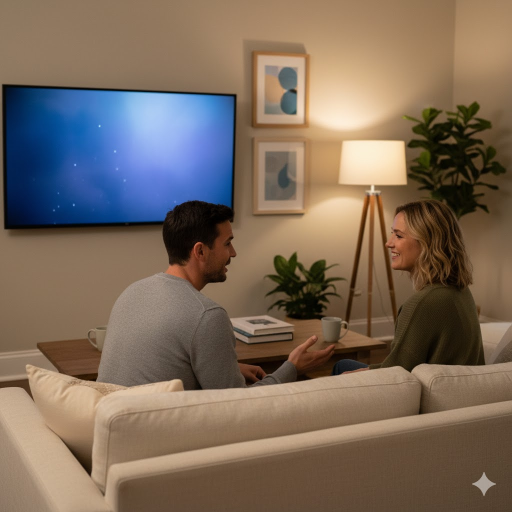
#> input picture examples/living_room.jpg, 1024 x 1024 px (shown at 1/2 size)
$ python debug_detection.py   (older library calls are emulated)
#> lines starting #> are read from the running program, lines starting #| are printed output that depends on the picture; after the words box and inside, x2 and y2 are one past the last pixel; in counts of white or black regions, pixels touching at a corner belong together
### src/detectors.py
"""Protected content detection: faces, text, people, and objects."""

import cv2
import numpy as np
from typing import Dict, List, Tuple, Optional
from pathlib import Path

from .config import (
    FACE_CONF_THRESHOLD,
    TEXT_CONF_THRESHOLD,
    OBJECT_CONF_THRESHOLD,
    PADDING_PX,
    PADDING_PCT,
)


class ProtectedContentDetector:
    """Detects and masks protected content (faces, text, people) in images."""

    def __init__(self, device: str = "cpu"):
        """
        Initialize detectors.

        Args:
            device: 'cpu' or 'cuda'
        """
        self.device = device
        self._init_detectors()

    def _init_detectors(self):
        """Initialize all detection models."""
        # Face detection - using OpenCV Haar Cascade as fallback
        face_cascade_path = cv2.data.haarcascades + 'haarcascade_frontalface_default.xml'
        self.face_detector = cv2.CascadeClassifier(face_cascade_path)

        # Text detection - using OpenCV EAST or simple edge detection
        # For production, use: DB++, CRAFT, or PaddleOCR with PaddlePaddle
        self.text_detector = None  # Placeholder - will use EAST or edge-based

        # People segmentation - placeholder for now
        # For production: use DeepLabv3 or SegFormer from torchvision
        self.person_segmentor = None

        print("✓ Protected content detectors initialized (basic fallback mode)")

    def detect(self, image: np.ndarray, padding_px: Optional[int] = None) -> Dict[str, np.ndarray]:
        """
        Detect all protected content and return combined mask.

        Args:
            image: Input image (H, W, 3) BGR
            padding_px: Padding to apply around detected regions (default from config)

        Returns:
            Dict with keys:
                - 'combined_mask': Binary mask (H, W) uint8, 255=protected
                - 'faces_mask': Face regions mask
                - 'text_mask': Text regions mask
                - 'people_mask': People regions mask
                - 'bboxes': List of (x, y, w, h, class_name, confidence)
        """
        H, W = image.shape[:2]
        padding = padding_px or max(PADDING_PX, int(min(H, W) * PADDING_PCT))

        # Initialize masks
        combined_mask = np.zeros((H, W), dtype=np.uint8)
        faces_mask = np.zeros((H, W), dtype=np.uint8)
        text_mask = np.zeros((H, W), dtype=np.uint8)
        people_mask = np.zeros((H, W), dtype=np.uint8)

        bboxes = []

        # 1. Detect faces
        faces = self._detect_faces(image)
        for (x, y, w, h, conf) in faces:
            if conf >= FACE_CONF_THRESHOLD:
                faces_mask = self._add_bbox_to_mask(faces_mask, x, y, w, h, padding)
                bboxes.append((x, y, w, h, 'face', conf))

        # 2. Detect text regions
        text_boxes = self._detect_text(image)
        for (x, y, w, h, conf) in text_boxes:
            if conf >= TEXT_CONF_THRESHOLD:
                text_mask = self._add_bbox_to_mask(text_mask, x, y, w, h, padding)
                bboxes.append((x, y, w, h, 'text', conf))

        # 3. Detect people (optional, resource-intensive)
        # For now, skip or use simple background subtraction

        # Combine all masks
        combined_mask = cv2.bitwise_or(combined_mask, faces_mask)
        combined_mask = cv2.bitwise_or(combined_mask, text_mask)
        combined_mask = cv2.bitwise_or(combined_mask, people_mask)

        return {
            'combined_mask': combined_mask,
            'faces_mask': faces_mask,
            'text_mask': text_mask,
            'people_mask': people_mask,
            'bboxes': bboxes,
        }

    def _detect_faces(self, image: np.ndarray) -> List[Tuple[int, int, int, int, float]]:
        """
        Detect faces using Haar Cascade (basic fallback).

        Returns:
            List of (x, y, w, h, confidence)
        """
        gray = cv2.cvtColor(image, cv2.COLOR_BGR2GRAY)
        faces = self.face_detector.detectMultiScale(
            gray,
            scaleFactor=1.1,
            minNeighbors=5,
            minSize=(30, 30)
        )

        # Haar doesn't provide confidence, use fixed value
        return [(x, y, w, h, 0.9) for (x, y, w, h) in faces]

    def _detect_text(self, image: np.ndarray) -> List[Tuple[int, int, int, int, float]]:
        """
        Detect text regions using edge-based heuristic (basic fallback).
        For production: use EAST, DB++, or PaddleOCR.

        Returns:
            List of (x, y, w, h, confidence)
        """
        gray = cv2.cvtColor(image, cv2.COLOR_BGR2GRAY)

        # Apply edge detection
        edges = cv2.Canny(gray, 50, 150)

        # Dilate to connect text components
        kernel = cv2.getStructuringElement(cv2.MORPH_RECT, (15, 3))
        dilated = cv2.dilate(edges, kernel, iterations=1)

        # Find contours
        contours, _ = cv2.findContours(dilated, cv2.RETR_EXTERNAL, cv2.CHAIN_APPROX_SIMPLE)

        text_boxes = []
        for cnt in contours:
            x, y, w, h = cv2.boundingRect(cnt)
            # Filter by aspect ratio and size (heuristic for text)
            aspect_ratio = w / (h + 1e-5)
            area = w * h
            if 2 < aspect_ratio < 15 and 500 < area < 50000:
                text_boxes.append((x, y, w, h, 0.7))  # Fixed confidence

        return text_boxes

    def _add_bbox_to_mask(
        self,
        mask: np.ndarray,
        x: int,
        y: int,
        w: int,
        h: int,
        padding: int
    ) -> np.ndarray:
        """
        Add bounding box to mask with padding.

        Args:
            mask: Binary mask to update
            x, y, w, h: Bounding box coordinates
            padding: Padding in pixels

        Returns:
            Updated mask
        """
        H, W = mask.shape
        x1 = max(0, x - padding)
        y1 = max(0, y - padding)
        x2 = min(W, x + w + padding)
        y2 = min(H, y + h + padding)

        mask[y1:y2, x1:x2] = 255
        return mask


# [19 lines left out: function test_detector, not called in this run]


# [2 lines that do not run on import are left out]

### src/context_detector.py
"""
Context-aware surface detection for natural ad placement.

Detects surfaces where ads would naturally appear in real life:
- TV/monitor screens
- Wall poster areas
- Billboard spaces
- Bus/vehicle sides
- Store windows
- Picture frames
"""

import cv2
import numpy as np
from typing import List, Tuple, Dict, Optional
from dataclasses import dataclass


@dataclass
class AdSurface:
    """A detected surface suitable for ad placement."""
    x: int
    y: int
    w: int
    h: int
    type: str  # 'screen', 'wall_poster', 'billboard', 'vehicle', 'frame', 'window'
    confidence: float
    corners: Optional[np.ndarray] = None  # For perspective correction


class ContextDetector:
    """Detect natural ad placement surfaces in images."""

    def __init__(self, verbose: bool = False):
        """
        Initialize context detector.

        Args:
            verbose: Whether to print detection info
        """
        self.verbose = verbose

        if self.verbose:
            print("✓ Context detector initialized")

    def detect_surfaces(self, image: np.ndarray) -> List[AdSurface]:
        """
        Detect all ad-friendly surfaces in the image.

        Args:
            image: Input image (H, W, 3) BGR

        Returns:
            List of detected AdSurface objects, sorted by confidence
        """
        H, W = image.shape[:2]
        surfaces = []

        # 1. Detect screens (TVs, monitors) - blue rectangular glowing regions
        surfaces.extend(self._detect_screens(image))

        # 2. Detect wall poster areas - rectangular regions on walls
        surfaces.extend(self._detect_wall_posters(image))

        # 3. Detect picture frames - rectangular frames on walls
        surfaces.extend(self._detect_frames(image))

        # 4. Detect billboards/signs - large rectangular outdoor surfaces
        surfaces.extend(self._detect_billboards(image))

        # 5. Detect vehicle sides - large flat surfaces (buses, trucks)
        surfaces.extend(self._detect_vehicles(image))

        # Sort by confidence
        surfaces.sort(key=lambda s: s.confidence, reverse=True)

        if self.verbose:
            print(f"  Detected {len(surfaces)} ad-friendly surfaces")
            for s in surfaces[:5]:
                print(f"    {s.type}: ({s.x}, {s.y}, {s.w}x{s.h}) conf={s.confidence:.2f}")

        return surfaces

    def _detect_screens(self, image: np.ndarray) -> List[AdSurface]:
        """
        Detect TV/monitor screens - typically rectangular with blue/bright glow.

        Strategy:
        1. Find bright, blue-ish regions
        2. Look for rectangular contours with aspect ratio 16:9 or 4:3
        3. Check for uniform color (screen content)
        """
        H, W = image.shape[:2]
        surfaces = []

        # Convert to HSV for color detection
        hsv = cv2.cvtColor(image, cv2.COLOR_BGR2HSV)

        # Detect blue screens (H: 100-130, S: 50-255, V: 100-255)
        lower_blue = np.array([100, 50, 100])
        upper_blue = np.array([130, 255, 255])
        blue_mask = cv2.inRange(hsv, lower_blue, upper_blue)

        # Also detect bright regions (any color, high value)
        _, _, v = cv2.split(hsv)
        bright_mask = cv2.threshold(v, 150, 255, cv2.THRESH_BINARY)[1]

        # Combine masks
        screen_mask = cv2.bitwise_or(blue_mask, bright_mask)

        # Morphological operations to clean up
        kernel = cv2.getStructuringElement(cv2.MORPH_RECT, (20, 20))
        screen_mask = cv2.morphologyEx(screen_mask, cv2.MORPH_CLOSE, kernel)
        screen_mask = cv2.morphologyEx(screen_mask, cv2.MORPH_OPEN, kernel)

        # Find contours
        contours, _ = cv2.findContours(screen_mask, cv2.RETR_EXTERNAL, cv2.CHAIN_APPROX_SIMPLE)

        for cnt in contours:
            # Get bounding box
            x, y, w, h = cv2.boundingRect(cnt)
            area = w * h

            # Filter by size (screens are usually 5-40% of image)
            if area < W * H * 0.05 or area > W * H * 0.4:
                continue

            # Check aspect ratio (typical screens: 16:9, 4:3, 21:9)
            aspect = w / h
            if not (1.2 < aspect < 2.5):
                continue

            # Check rectangularity (contour area vs bounding box area)
            contour_area = cv2.contourArea(cnt)
            rectangularity = contour_area / area if area > 0 else 0
            if rectangularity < 0.8:
                continue

            # Get corner points for perspective correction
            epsilon = 0.02 * cv2.arcLength(cnt, True)
            approx = cv2.approxPolyDP(cnt, epsilon, True)

            # Calculate confidence based on features
            confidence = 0.7  # Base confidence for screens

            # Bonus for blue color (typical TV standby/screensaver)
            roi = image[y:y+h, x:x+w]
            roi_hsv = cv2.cvtColor(roi, cv2.COLOR_BGR2HSV)
            blue_pixels = cv2.inRange(roi_hsv, lower_blue, upper_blue)
            blue_ratio = np.sum(blue_pixels > 0) / (w * h)
            if blue_ratio > 0.5:
                confidence += 0.2

            # Bonus for high rectangularity
            confidence += rectangularity * 0.1

            surfaces.append(AdSurface(
                x=x, y=y, w=w, h=h,
                type='screen',
                confidence=min(confidence, 1.0),
                corners=approx if len(approx) == 4 else None
            ))

        return surfaces

    def _detect_wall_posters(self, image: np.ndarray) -> List[AdSurface]:
        """
        Detect wall areas suitable for posters.

        Strategy:
        1. Find large uniform regions (walls)
        2. Look for rectangular empty areas on walls
        3. Check for vertical orientation and good lighting
        """
        H, W = image.shape[:2]
        surfaces = []

        # Convert to LAB for better uniformity detection
        lab = cv2.cvtColor(image, cv2.COLOR_BGR2LAB)
        l, a, b = cv2.split(lab)

        # Find uniform regions (low gradient)
        grad_x = cv2.Sobel(l, cv2.CV_64F, 1, 0, ksize=3)
        grad_y = cv2.Sobel(l, cv2.CV_64F, 0, 1, ksize=3)
        gradient_mag = np.sqrt(grad_x**2 + grad_y**2)

        # Threshold to find uniform areas
        uniform_mask = (gradient_mag < 20).astype(np.uint8) * 255

        # Morphological operations
        kernel = cv2.getStructuringElement(cv2.MORPH_RECT, (30, 30))
        uniform_mask = cv2.morphologyEx(uniform_mask, cv2.MORPH_CLOSE, kernel)

        # Find contours of uniform regions
        contours, _ = cv2.findContours(uniform_mask, cv2.RETR_EXTERNAL, cv2.CHAIN_APPROX_SIMPLE)

        for cnt in contours:
            x, y, w, h = cv2.boundingRect(cnt)
            area = w * h

            # Filter by size (walls are usually large)
            if area < W * H * 0.15:
                continue

            # Check if it's in the upper-middle part of image (typical wall location)
            center_y = y + h / 2
            if center_y > H * 0.7:  # Skip floor regions
                continue

            # Create candidate poster areas within this uniform region
            # Typical poster sizes: portrait or landscape rectangles
            poster_sizes = [
                (w * 0.15, h * 0.25),  # Small portrait
                (w * 0.20, h * 0.30),  # Medium portrait
                (w * 0.25, h * 0.15),  # Small landscape
                (w * 0.30, h * 0.20),  # Medium landscape
            ]

            for pw, ph in poster_sizes:
                pw, ph = int(pw), int(ph)

                # Try different positions within the uniform region
                positions = [
                    (x + w * 0.1, y + h * 0.2),   # Upper left
                    (x + w * 0.5, y + h * 0.2),   # Upper center
                    (x + w * 0.7, y + h * 0.2),   # Upper right
                    (x + w * 0.3, y + h * 0.4),   # Middle left
                    (x + w * 0.6, y + h * 0.4),   # Middle right
                ]

                for px, py in positions:
                    px, py = int(px), int(py)

                    # Check bounds
                    if px + pw > x + w or py + ph > y + h:
                        continue

                    # Check if this area is also uniform (good for poster)
                    roi_uniform = uniform_mask[py:py+ph, px:px+pw]
                    uniformity = np.mean(roi_uniform) / 255.0

                    if uniformity < 0.7:
                        continue

                    confidence = 0.5 + uniformity * 0.3

                    surfaces.append(AdSurface(
                        x=px, y=py, w=pw, h=ph,
                        type='wall_poster',
                        confidence=confidence
                    ))

        return surfaces

    def _detect_frames(self, image: np.ndarray) -> List[AdSurface]:
        """
        Detect picture frames on walls - rectangular bordered regions.

        Strategy:
        1. Find rectangular contours with borders
        2. Check for frame-like appearance (border + content)
        """
        H, W = image.shape[:2]
        surfaces = []

        gray = cv2.cvtColor(image, cv2.COLOR_BGR2GRAY)

        # Edge detection
        edges = cv2.Canny(gray, 50, 150)

        # Find contours
        contours, _ = cv2.findContours(edges, cv2.RETR_EXTERNAL, cv2.CHAIN_APPROX_SIMPLE)

        for cnt in contours:
            # Approximate to polygon
            epsilon = 0.02 * cv2.arcLength(cnt, True)
            approx = cv2.approxPolyDP(cnt, epsilon, True)

            # Check if it's a rectangle (4 corners)
            if len(approx) != 4:
                continue

            x, y, w, h = cv2.boundingRect(approx)
            area = w * h

            # Filter by size (frames are usually 2-15% of image)
            if area < W * H * 0.02 or area > W * H * 0.15:
                continue

            # Check aspect ratio (common frame ratios)
            aspect = w / h
            if not (0.7 < aspect < 1.5):  # Portrait or square frames
                continue

            # Check if on wall (upper part of image)
            center_y = y + h / 2
            if center_y > H * 0.65:
                continue

            confidence = 0.6

            surfaces.append(AdSurface(
                x=x, y=y, w=w, h=h,
                type='frame',
                confidence=confidence,
                corners=approx
            ))

        return surfaces

    def _detect_billboards(self, image: np.ndarray) -> List[AdSurface]:
        """
        Detect billboard/sign surfaces - large rectangular outdoor surfaces.
        """
        # For indoor scenes, skip billboard detection
        # This would be more relevant for outdoor images
        return []

    def _detect_vehicles(self, image: np.ndarray) -> List[AdSurface]:
        """
        Detect vehicle sides (buses, trucks) - large flat surfaces for ads.
        """
        # This would require object detection
        # Skip for now in heuristic mode
        return []

    # [84 lines left out: functions visualize_surfaces, test_context_detector, not called in this run]


# [2 lines that do not run on import are left out]

### debug_detection.py
"""Debug: visualize what's being detected."""
import cv2
import numpy as np
from src.detectors import ProtectedContentDetector
from src.context_detector import ContextDetector

# Load image
image = cv2.imread('examples/living_room.jpg')
#> image is the input picture: shape (1024, 1024, 3); mean B, G, R 91.7, 106.5, 123.5

# Detect protected content
detector = ProtectedContentDetector()
detection = detector.detect(image)
#> in _detect_faces, `gray = cv2.cvtColor(image, cv2.COLOR_BGR2GRAY)`:
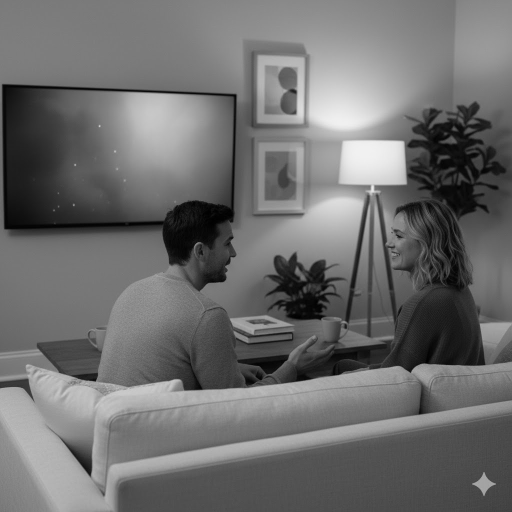
#> gray: shape (1024, 1024) (shown at 1/2 size); min 0, max 242, mean 109.8
#> in _detect_faces, `faces = self.face_detector.detectMultiScale( gray, scaleFactor=1.1, mi..`: faces = ()
#> in detect, `faces = self._detect_faces(image)`: faces = []
#> in _detect_text, `edges = cv2.Canny(gray, 50, 150)`:
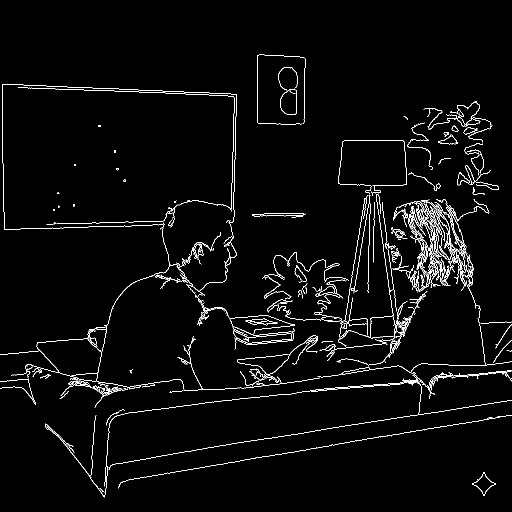
#> edges: shape (1024, 1024) (shown at 1/2 size); 2.7% white in thin lines or dots, all inside (x1, y1, x2, y2) = (0, 109, 1024, 995)
#> in _detect_text, `dilated = cv2.dilate(edges, kernel, iterations=1)`:
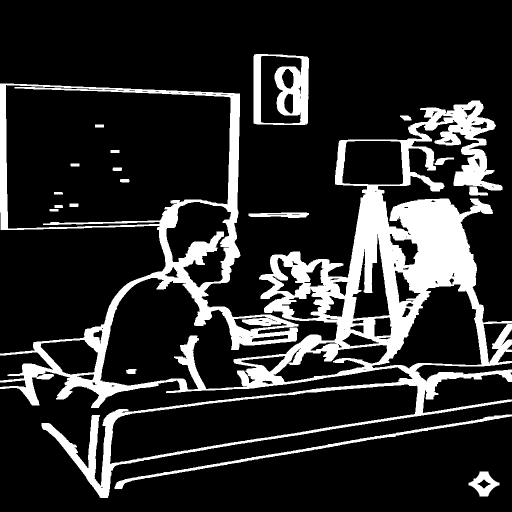
#> dilated: shape (1024, 1024) (shown at 1/2 size); 17.1% white; 18 white regions
#> in _detect_text, `contours, _ = cv2.findContours(dilated, cv2.RETR_EXTERNAL, cv2.CHAIN_A..`: contours = 9 contours; largest, box (x1, y1, x2, y2) and area: (0, 167, 1024, 996) 395496, (507, 108, 618, 250) 15068, (229, 829, 1024, 978) 3748, (937, 943, 999, 993) 1627, (497, 425, 618, 436) 886
#> the loop in _detect_text, `for cnt in contours:` made 9 passes
#> (x, y, w, h, aspect_ratio, area) on passes 1 to 8: (937, 943, 62, 50, 1.24, 3100), (229, 829, 795, 149, 5.34, 118455), (252, 738, 21, 10, 2.1, 210), (497, 425, 121, 11, 11, 1331), (938, 373, 38, 18, 2.11, 684), (869, 315, 39, 15, 2.6, 585), (800, 231, 23, 10, 2.3, 230), (0, 167, 1024, 829, 1.24, 848896)
#> after the loop in _detect_text, `for cnt in contours:`: text_boxes = [(497, 425, 121, 11, 0.7), (938, 373, 38, 18, 0.7), (869, 315, 39, 15, 0.7)]
#> the loop in detect, `for (x, y, w, h, conf) in text_boxes:` made 3 passes
#> (x, y, w, h, x1 in _add_bbox_to_mask, y1 in _add_bbox_to_mask, x2 in _add_bbox_to_mask, y2 in _add_bbox_to_mask) on passes 1 to 3: (497, 425, 121, 11, 473, 401, 642, 460), (938, 373, 38, 18, 914, 349, 1000, 415), (869, 315, 39, 15, 845, 291, 932, 354)
#> after the loop in detect, `for (x, y, w, h, conf) in text_boxes:`: bboxes = [(497, 425, 121, 11, 'text', 0.7), (938, 373, 38, 18, 'text', 0.7), (869, 315, 39, 15, 'text', 0.7)]
#> detection = 5 items
protected_mask = detection['combined_mask']

# Detect screen
context = ContextDetector(verbose=False)
surfaces = context.detect_surfaces(image)
#> in _detect_screens, `screen_mask = cv2.morphologyEx(screen_mask, cv2.MORPH_OPEN, kernel)`:
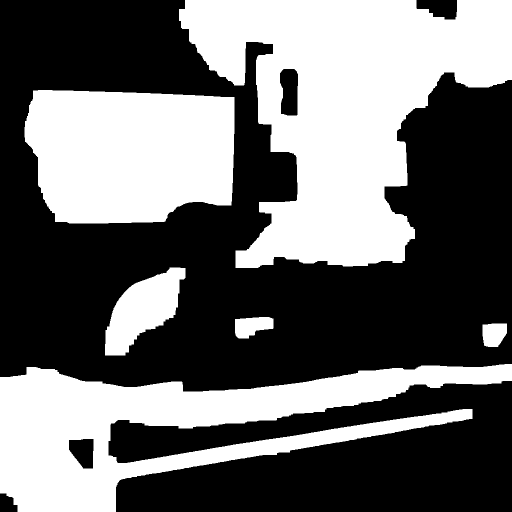
#> screen_mask: shape (1024, 1024) (shown at 1/2 size); 42% white; 6 white regions
#> in _detect_screens, `contours, _ = cv2.findContours(screen_mask, cv2.RETR_EXTERNAL, cv2.CHA..`: contours = 6 contours; box (x1, y1, x2, y2) and area: (358, 0, 1024, 536) 197458, (0, 728, 1024, 1024) 126632, (49, 180, 469, 447) 97242, (210, 535, 371, 711) 14940, (470, 634, 547, 677) 2322, (965, 647, 1014, 694) 1880
#> the loop in _detect_screens, `for cnt in contours:` made 6 passes
#> (x, y, w, h, area, aspect, contour_area, rectangularity) on pass 5: (49, 180, 420, 267, 112140, 1.57, 97242.5, 0.867)
#> after the loop in _detect_screens, `for cnt in contours:`:
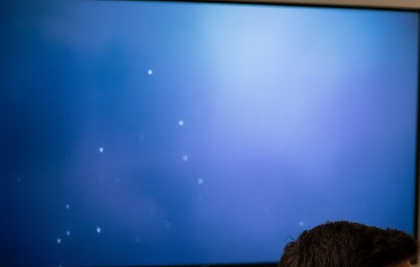
#> roi: shape (267, 420, 3); mean B, G, R 170, 104.8, 62.1
#> after the loop in _detect_screens, `for cnt in contours:`: surfaces = 1 item
#> in _detect_wall_posters, `l, a, b = cv2.split(lab)`:
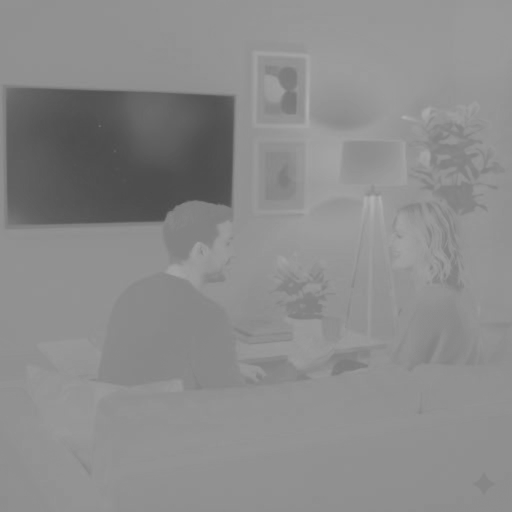
#> b: shape (1024, 1024) (shown at 1/2 size); min 75, max 178, mean 139.2
#> in _detect_wall_posters, `grad_y = cv2.Sobel(l, cv2.CV_64F, 0, 1, ksize=3)`:
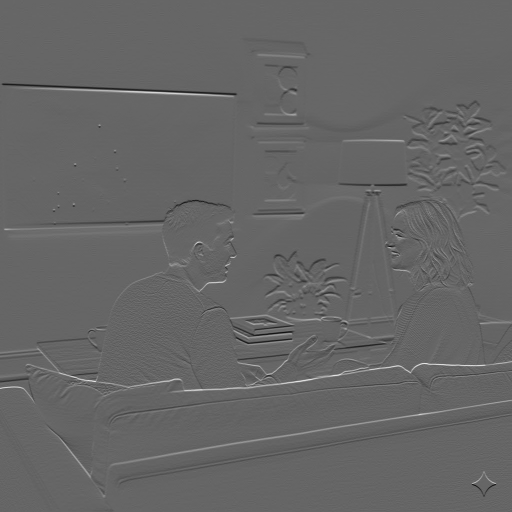
#> grad_y: shape (1024, 1024) float64 (shown at 1/2 size); min -398, max 597, mean -0.3; drawn with min black and max white
#> (the rest of the program and of its run is left out)
